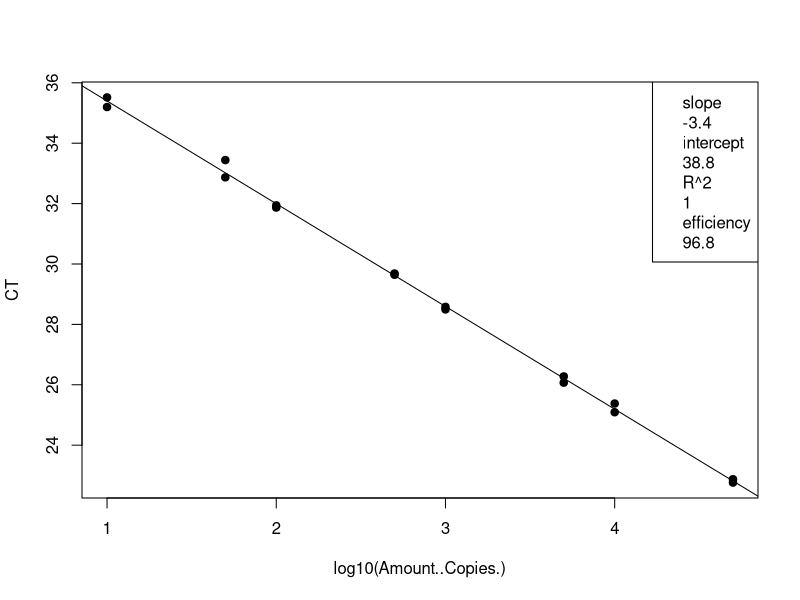
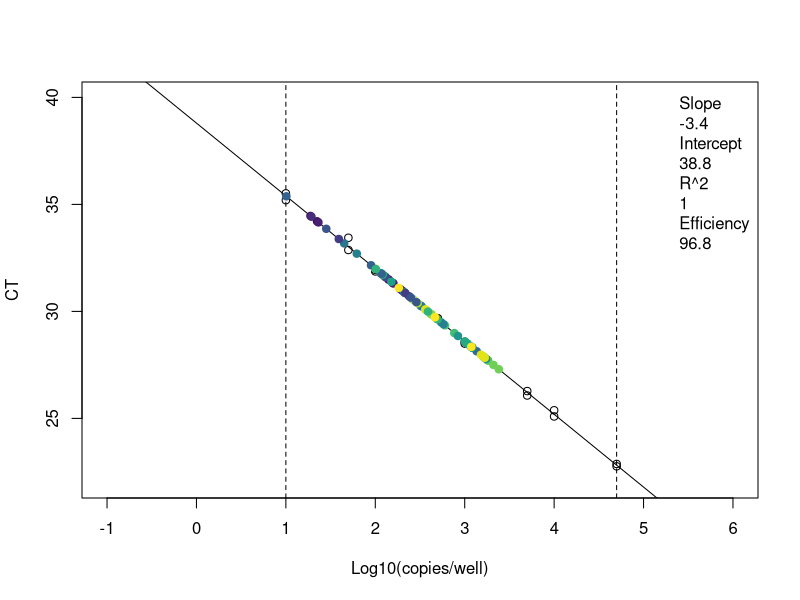
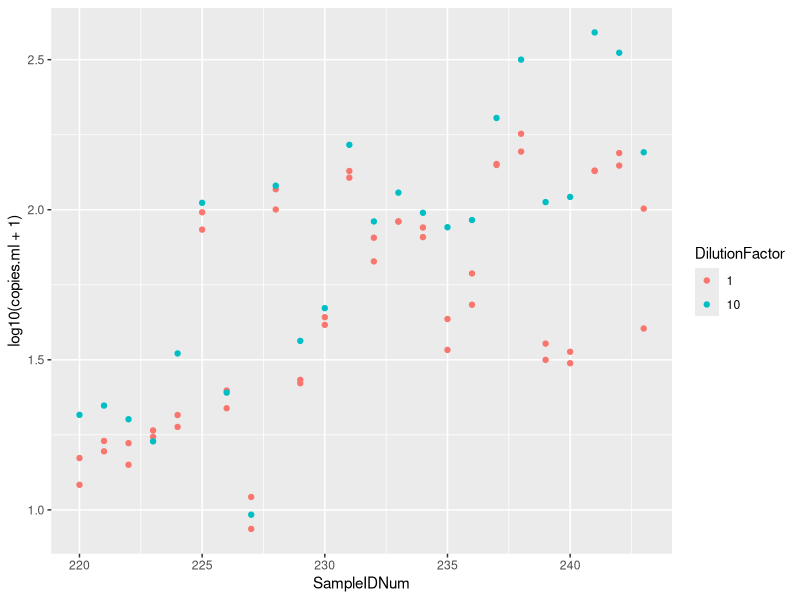

These charts were generated, in order, by the following R code:
## ---- chunk 1
knitr::opts_chunk$set(echo = TRUE)

## ---- chunk 2
# clear workspace
rm(list=ls())

# load the data (note data file must be in this repository)
data <- read.csv("Plate10_GenBac_qPCRConversion.csv")
## ---- chunk 3
# linear regression of standard curve
standards = subset(data, Name == "STANDARD")
standardCurve <- lm(CT ~ log10(Amount..Copies.), data = standards)

# save the line info
standard_slope = standardCurve$coefficients[2]
standard_intercept = standardCurve$coefficients[1]
R2 = summary(standardCurve)$r.squared
efficiency =  (10^(-1/standardCurve$coefficients[2])-1)*100

# plot standards and best fit line
standardCurvePlot <- plot(CT ~ log10(Amount..Copies.), data = standards, pch=19) 
abline(coef(standardCurve)) 
legend("topright", legend = c(paste= "slope", round(standard_slope, 2), paste= "intercept", round(standard_intercept, 2), paste= "R^2", round(R2, 2), paste = "efficiency", round(efficiency, 1)))
## ---- chunk 4
# data set of unknowns including info on standard curve
unknowns = subset(data, Name == "UNKNOWN")

# add new columns to the data table
unknowns$plate_num = 10 # note:change to the actual plate number
unknowns$standard_slope = standard_slope
unknowns$standard_intercept = standard_intercept
unknowns$R2 = R2
unknowns$efficiency = efficiency
  
# add a new column that interpolates copies/well from Ct for the unknowns
unknowns$log.copies.well = (unknowns$CT - standard_intercept)/standard_slope
unknowns$copies.well = 10^unknowns$log.copies.well

# copies/ul extract accounting for dilution factor
vol.well = 3 # note:change to qPCR template volume in ul
unknowns$vol.well = vol.well
unknowns$copies.ul = ((unknowns$copies.well/vol.well)*unknowns$DilutionFactor)

# copies/extraction
vol.elution = 110 #note:change to DNA extraction elution volume in ul
unknowns$vol.elution = vol.elution
unknowns$copies.extraction = (unknowns$copies.ul*vol.elution)

# copies/ml #Volume is volume of sample filtered in mL
unknowns$copies.ml = (unknowns$copies.extraction/unknowns$Volume)
## ---- chunk 5
# set up the color palette
library(viridis)
unknowns$SampleIDNum = as.factor(as.character(unknowns$SampleIDNum)) # change to factor for colors
Colors = viridis(n=nlevels(unknowns$SampleIDNum)) # set the color levels to call on later

# check the range and adjust the limits in plot
range(unknowns$CT, na.rm=T) # y limits
range(unknowns$log.copies.well, na.rm =T) # x limits

# plot the standard curve again
standardCurvePlot <- plot(CT ~ log10(Amount..Copies.), data = standards,
                          xlim = c(-1,6), ylim = c(22,40),
                          xlab = "Log10(copies/well)",
                          ylab = "CT") 

# add boundaries and standard line
abline(v=log10(10), lty=2)
abline(v=log10(50000), lty=2)
abline(coef(standardCurve)) 

# add the sample data
standardCurvePlot <- points(CT ~ log.copies.well, data = unknowns, pch=19, 
                            col = Colors[unknowns$SampleIDNum])
legend("topright", inset = 0.002, box.lty=0, legend=c(paste= "Slope", round(standardCurve$coefficients[2], 2), 
                                                      paste= "Intercept", round(standardCurve$coefficients[1], 2), 
                                                      paste= "R^2", round(summary(standardCurve)$r.squared, 2),
                                                      paste = "Efficiency", round((10^(-1/standardCurve$coefficients[2])-1)*100, 1)))

## ---- chunk 6
# make a plot that compares the diluted to undiluted replicates for each sample including dilution factor
library("ggplot2")
unknowns$SampleIDNum <- as.numeric(as.character(unknowns$SampleIDNum)) # change to numeric
unknowns$DilutionFactor <- as.factor(as.character(unknowns$DilutionFactor)) # change to factor
qplot(SampleIDNum,log10(copies.ml+1), data=unknowns, col=DilutionFactor)
## ---- chunk 7
# write csv file
write.csv(unknowns, file = "Plate10_GenBac_ConvertedData.csv", row.names=FALSE, na="")

# average the replicates (if not strongly inhibited) and make a new file
library(dplyr)
data.average = unknowns %>% group_by(SampleIDNum) %>% summarise(copies.ml = mean(copies.ml, na.rm = T))
write.csv(data.average, file = "Plate10_GenBac_Averaged.csv", row.names=FALSE, na="")
